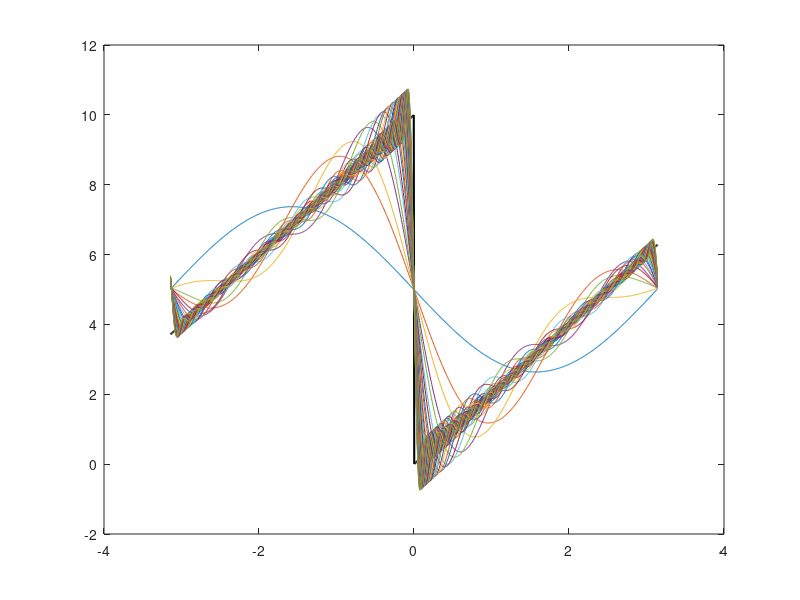

MATLAB code for this plot:
clc
clear 

%% PROGRAM PARAMS
L = pi;
N = 1024;
dx = 2*L/(N-1);
x = -L:dx:L;
T0 = 2*L;

%% WAVE FUNCTION
f = 0*x;
f_saw = @(t) 2 * mod(t, 5)
f = f_saw(x);
plot(x,f,'-k','LineWidth',1.5); hold on

%% 
CC = jet(20);
A0 = (1/T0)*sum(f.*ones(size(x)))*dx; % integral(f(t)*cos(0*w0*T))*dt = integral(f(t)*cos(0))*dt = integral(f(t))*dt = sum(f(t))*dt
total = A0
for k=1:40
  a_n = (2/T0)*sum(f.*cos(2*pi*k*x/T0))*dx; % (2/T0)*integral(f(t)*cos(n*w0*T))*dt
  b_n = (2/T0)*sum(f.*sin(2*pi*k*x/T0))*dx; % (2/T0)*integral(f(t)*sin(n*w0*T))*dt
  total = total + a_n*cos(2*pi*k*x/T0) + b_n*sin(2*pi*k*x/T0); 
  plot(x, total);
endfor
